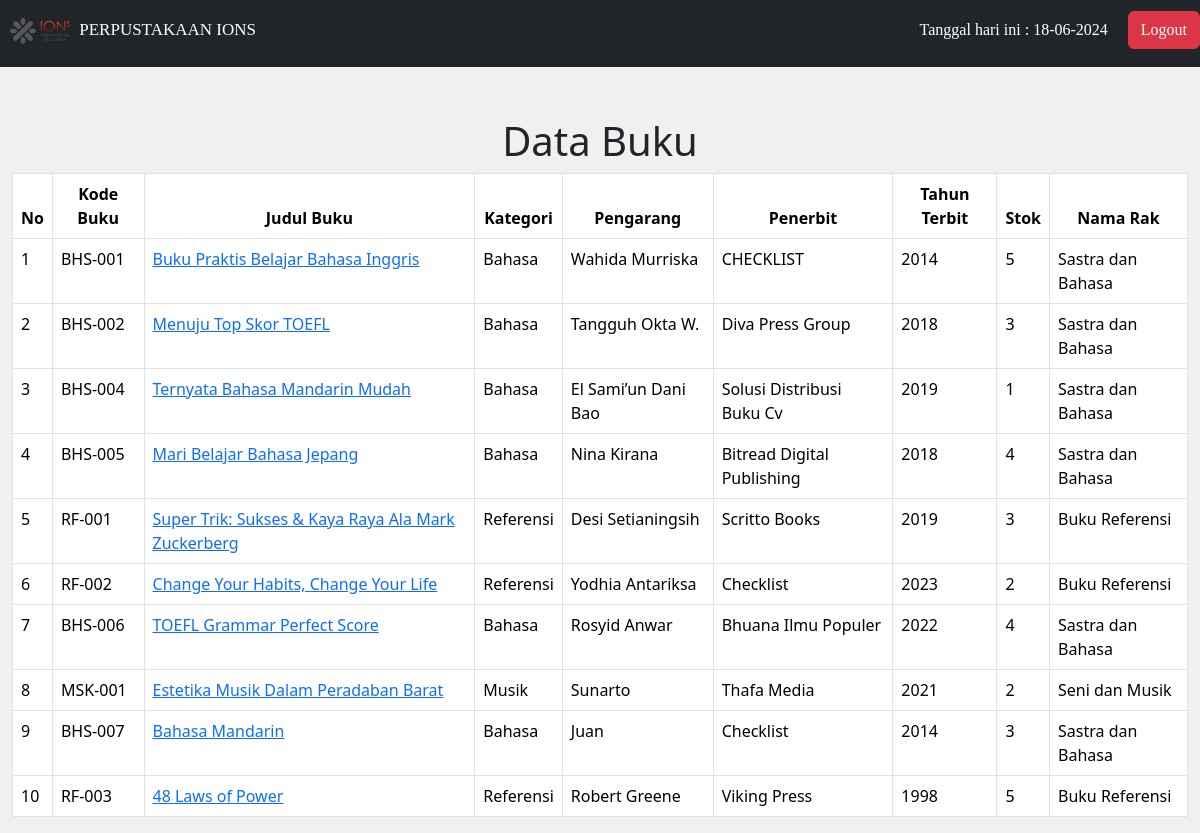
Screenshot of /dashboardanggota.php with the database file from the repository.
### tables this page shows
CREATE TABLE `buku` (
  `id_buku` int(11) NOT NULL,
  `kode_buku` varchar(10) NOT NULL,
  `judul_buku` varchar(50) NOT NULL,
  `kategori` varchar(50) NOT NULL,
  `pengarang` varchar(50) NOT NULL,
  `penerbit` varchar(50) NOT NULL,
  `thn_terbit` int(11) NOT NULL,
  `stok` int(11) NOT NULL,
  `sinopsis` text NOT NULL,
  `id_rak` int(11) NOT NULL
);

CREATE TABLE `rak` (
  `id_rak` int(11) NOT NULL,
  `nama_rak` varchar(20) NOT NULL
);

### dashboardanggota.php (the view, shortened to what this page needs)
<!DOCTYPE html>
<html lang="en">
<head>
    <link rel="stylesheet" href="bentuk.css">
    <link rel="stylesheet" href="https://cdnjs.cloudflare.com/ajax/libs/font-awesome/6.4.2/css/all.min.css">
    <link href="https://cdn.jsdelivr.net/npm/bootstrap@5.3.3/dist/css/bootstrap.min.css" rel="stylesheet">
</head>
<body class="sb-nav-fixed">
    <nav class="sb-topnav navbar navbar-expand navbar-dark bg-dark" style="padding-bottom: 15px; font-family:baufra;">
        <div class="navbar-left">
        <h1 class="nav1" style="font-size: 17px;"><img src="ions.png" alt="logo ions" style="width: 60px; height: auto; margin-right: 5px;"> PERPUSTAKAAN IONS</h1>
        </div>
        <div class="navbar-center">
            <div class="date">
                <?php echo "Tanggal hari ini : " . date("d-m-Y"); ?>
            </div>
        </div>
        <div class="navbar-right">
            <a href="logout.php"><button type="button" class="btn btn-danger">Logout</button></a>
        </div>
    </nav>
    <div class="container-fluid">
        <center>
            <h1 style="margin-top:50px;">Data Buku</h1>
            <table class="table table-bordered center">
                <thead align=center>
                    <tr>
                        <th>No</th>
                        <th>Kode Buku</th>
                        <th>Judul Buku</th>
                        <th>Kategori</th>
                        <th>Pengarang</th>
                        <th>Penerbit</th>
                        <th>Tahun Terbit</th>
                        <th>Stok</th>
                        <th>Nama Rak</th>
                    </tr>
                </thead>
                <tbody>
                <?php
                include 'koneksi.php';
                if(isset($_GET['cari'])){
                    $cari = $_GET['cari'];
                    $query = "SELECT b.*, r.nama_rak, COUNT(p.id_peminjaman) AS total_dipinjam
                              FROM buku b
                              LEFT JOIN peminjaman p ON b.id_buku = p.id_buku
                              LEFT JOIN rak r ON b.id_rak = r.id_rak
                              WHERE b.judul_buku LIKE '%$cari%'
                              GROUP BY b.id_buku";
                } else {
                    $query = "SELECT b.*, r.nama_rak, COUNT(p.id_peminjaman) AS total_dipinjam
                              FROM buku b
                              LEFT JOIN peminjaman p ON b.id_buku = p.id_buku
                              LEFT JOIN rak r ON b.id_rak = r.id_rak
                              GROUP BY b.id_buku";
                }
                $result = mysqli_query($connect, $query);
                if(mysqli_num_rows($result) > 0) {
                    $no = 1;
                    while($data = mysqli_fetch_array($result)) {
                        $stok_aktual = $data['stok'] - $data['total_dipinjam'];
                        echo "<tr>";
                        echo "<td>" . $no++ . "</td>";
                        echo "<td>" . $data['kode_buku'] . "</td>";
                        echo "<td><a href='detailbuku.php?judul_buku=" . urlencode($data['judul_buku']) . "'>" . $data['judul_buku'] . "</a></td>";
                        echo "<td>" . $data['kategori'] . "</td>";
                        echo "<td>" . $data['pengarang'] . "</td>";
                        echo "<td>" . $data['penerbit'] . "</td>";
                        echo "<td>" . $data['thn_terbit'] . "</td>";
                        echo "<td>" . $stok_aktual . "</td>";
                        echo "<td>" . $data['nama_rak'] . "</td>";
                        echo "</tr>";
                    }
                } else {
                    echo "<tr><td colspan='9'>Data buku tidak ditemukan.</td></tr>";
                }
                ?>
                </tbody>
            </table>
        </center>
    </div>
</body>
</html>

### bentuk.css (style rules this page uses)
.nav1 { margin-left: 10px; color: white; font-size:larger; margin-top: 10px; }
.container-fluid { transition: width 0.3s ease-in-out, margin-left 0.3s ease-in-out; width: 100%; margin-left: 10px; }
.sb-topnav { display: flex; justify-content: space-between; align-items: center; padding: 10px; z-index: 1; }
.navbar-left { flex: 1; }
.navbar-right { color: white; display: flex; align-items: center; }
.navbar-center { color: white; display: flex; padding-right: 20px; }
.sb-nav-fixed { background-color: #f0f0f0; }

### rows the page displays
buku: kode_buku "BHS-001", judul_buku "Buku Praktis Belajar Bahasa Inggris", kategori "Bahasa", pengarang "Wahida Murriska", penerbit "CHECKLIST", thn_terbit "2014", stok "5", id_rak.nama_rak "Sastra dan Bahasa"
buku: kode_buku "BHS-002", judul_buku "Menuju Top Skor TOEFL", kategori "Bahasa", pengarang "Tangguh Okta W.", penerbit "Diva Press Group", thn_terbit "2018", stok "3", id_rak.nama_rak "Sastra dan Bahasa"
buku: kode_buku "BHS-004", judul_buku "Ternyata Bahasa Mandarin Mudah", kategori "Bahasa", pengarang "El Sami’un Dani Bao", penerbit "Solusi Distribusi Buku Cv", thn_terbit "2019", stok_aktual "1", id_rak.nama_rak "Sastra dan Bahasa"
buku: kode_buku "BHS-005", judul_buku "Mari Belajar Bahasa Jepang", kategori "Bahasa", pengarang "Nina Kirana", penerbit "Bitread Digital Publishing", thn_terbit "2018", stok "4", id_rak.nama_rak "Sastra dan Bahasa"
buku: kode_buku "RF-001", judul_buku "Super Trik: Sukses & Kaya Raya Ala Mark Zuckerberg", kategori "Referensi", pengarang "Desi Setianingsih", penerbit "Scritto Books", thn_terbit "2019", stok "3", id_rak.nama_rak "Buku Referensi"
buku: kode_buku "RF-002", judul_buku "Change Your Habits, Change Your Life", kategori "Referensi", pengarang "Yodhia Antariksa", penerbit "Checklist", thn_terbit "2023", stok_aktual "2", id_rak.nama_rak "Buku Referensi"
buku: kode_buku "BHS-006", judul_buku "TOEFL Grammar Perfect Score", kategori "Bahasa", pengarang "Rosyid Anwar", penerbit "Bhuana Ilmu Populer", thn_terbit "2022", stok "4", id_rak.nama_rak "Sastra dan Bahasa"
buku: kode_buku "MSK-001", judul_buku "Estetika Musik Dalam Peradaban Barat", kategori "Musik", pengarang "Sunarto", penerbit "Thafa Media", thn_terbit "2021", stok_aktual "2", id_rak.nama_rak "Seni dan Musik"
buku: kode_buku "BHS-007", judul_buku "Bahasa Mandarin", kategori "Bahasa", pengarang "Juan", penerbit "Checklist", thn_terbit "2014", stok "3", id_rak.nama_rak "Sastra dan Bahasa"
buku: kode_buku "RF-003", judul_buku "48 Laws of Power", kategori "Referensi", pengarang "Robert Greene", penerbit "Viking Press", thn_terbit "1998", stok "5", id_rak.nama_rak "Buku Referensi"
